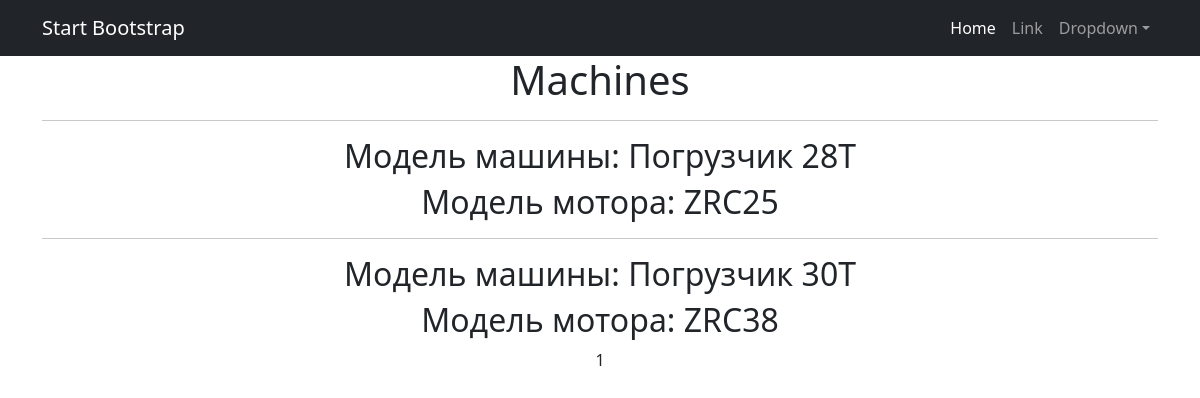
Screenshot of /machine/ with the database file from the repository.
### serviceBook/models.py (models this page shows, shortened)
class Machine(models.Model):
    zavNumberMachine = models.CharField(max_length=20, unique=True)
    modelMachine = models.ForeignKey(
        Manual,
        on_delete=models.CASCADE,
        limit_choices_to={'nameClass': 'MMC'},
        related_name='modelMachine')
    modelMotor = models.ForeignKey(
        Manual,
        on_delete=models.CASCADE,
        limit_choices_to={'nameClass': 'MMT'},
        related_name='modelMotor')
    zavNumberMotor = models.CharField(max_length=20)
    modelTransmission = models.ForeignKey(
        Manual,
        on_delete=models.CASCADE,
        limit_choices_to={'nameClass': 'MT'},
        related_name='modelTransmission')
    zavNumberTransmission = models.CharField(max_length=20)
    modelDriveAxile = models.ForeignKey(
        Manual,
        on_delete=models.CASCADE,
        limit_choices_to={'nameClass': 'MDA'},
        related_name='modelDriveAxile')
    zavNumberDA = models.CharField(max_length=20)
    modelControllAxile = models.ForeignKey(
        Manual,
        on_delete=models.CASCADE,
        limit_choices_to={'nameClass': 'MCA'},
        related_name='modelControllAxile')
    zavNumberCA = models.CharField(max_length=20)
    deliveryContract = models.CharField(max_length=50)
    shipDate = models.DateTimeField(auto_now_add=True)
    recipient = models.CharField(max_length=100)
    deliveryAddress = models.CharField(max_length=150)
    package = models.TextField(blank=True)
    client = models.CharField(max_length=150)
    serviceCompany = models.ForeignKey(Service, on_delete=models.CASCADE, related_name='serviceCompany')

class Manual(models.Model):
    modelMachine = 'MMC'
    modelMotor = 'MMT'
    modelTransmission = 'MT'
    modelDriveAxile = 'MDA'
    modelControllAxile = 'MCA'
    typeTO = 'TTO'
    failureNode = 'FND'
    wayToRecover = 'WTR'
    CHOICES = [
        (modelMachine, 'Модель техники'),
        (modelMotor, 'Модель двигателя'),
        (modelTransmission, 'Модель трансмиссии'),
        (modelDriveAxile, 'Модель ведущего моста'),
        (modelControllAxile, 'Модель управляемого моста'),
        (typeTO, 'Вид ТО'),
        (failureNode, 'Узел отказа'),
        (wayToRecover, 'Способ восстановления'),
    ]
    nameClass = models.CharField(max_length=3, choices=CHOICES, default=modelMachine)
    name = models.CharField(max_length=100)
    descriptions = models.TextField()
    def __str__(self):
        return f'{self.name}'

### serviceBook/views.py (the view)
# urls.py: path('machine/', MachineList.as_view(), name='machine_list'),
class MachineList(ListView):
    queryset = Machine.objects.all()
    template_name = 'Machine.html'
    context_object_name = 'machine'
    paginate_by = 10

### templates/Machine.html (shortened to what this page needs)
{% extends 'flatpages/default.html' %}
{% load custom_tags %}
{% block content %}
    <h1>Machines</h1>
    {% for single_machine in machine %}
        <hr>
        <h2>Модель машины: {{ single_machine.modelMachine }}</h2>
        <h2>Модель мотора: {{ single_machine.modelMotor }}</h2>
    {% endfor %}
   {% if page_obj.has_previous %}
        {% load cache %}
   {% endif %}
   {{ page_obj.number }}
   {% if page_obj.has_next %}
       {% load cache %}
   {% endif %}
{% endblock content %}

### rows the page displays
Machine: modelMachine "Погрузчик 28T", modelMotor "ZRC25"
Machine: modelMachine "Погрузчик 30Т", modelMotor "ZRC38"

### other values shown
{{ page_obj.number }} "1"
